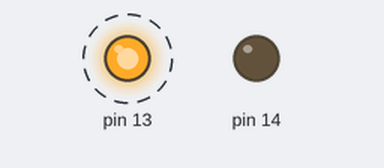
Bench run of a sketch on a simulated Arduino Uno, built with avr-gcc and run on an emulated ATmega328P. Shown: output pins drawn as LEDs (lit = HIGH). Dashed ring = blinking. What the sketch prints to the serial monitor is not drawn.

Above: at 0.2 s.
Timing chart, 0 to 3.0 s (numbered marks = the images above):
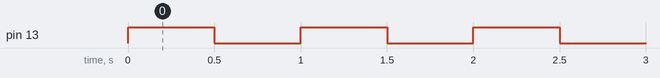

The sketch:

led-uno.ino
```cpp
// Test LED : clignote sur D13 (via une résistance de 220 ohms).
void setup() {
  pinMode(14, OUTPUT);
  pinMode(13, OUTPUT);
  Serial.begin(115200);
}

void loop() {
  digitalWrite(13, HIGH);   // LED allumée
  Serial.println("LED ON");
  delay(500);
  digitalWrite(13, LOW);    // LED éteinte
  Serial.println("LED OFF");
  delay(500);
}
```

Measured:
- by itself, pin 13: alternates HIGH for 0.50 s and LOW for 0.50 s
